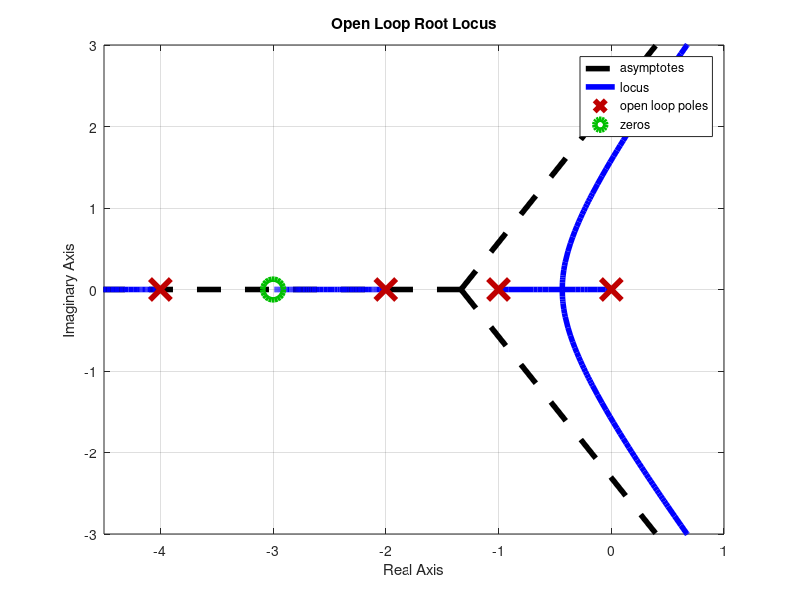

Recreate this plot in MATLAB.
s = tf('s');
sys_ol = (s+3)/(s*(s+1)*(s+2)*(s+4));
figure(1);
rlocus(sys_ol);
title('Open Loop Root Locus');
axis([-4.5 1 -3 3])
set(findall(gca,'type','line'), 'markersize', 15, 'linewidth', 4);
grid on;